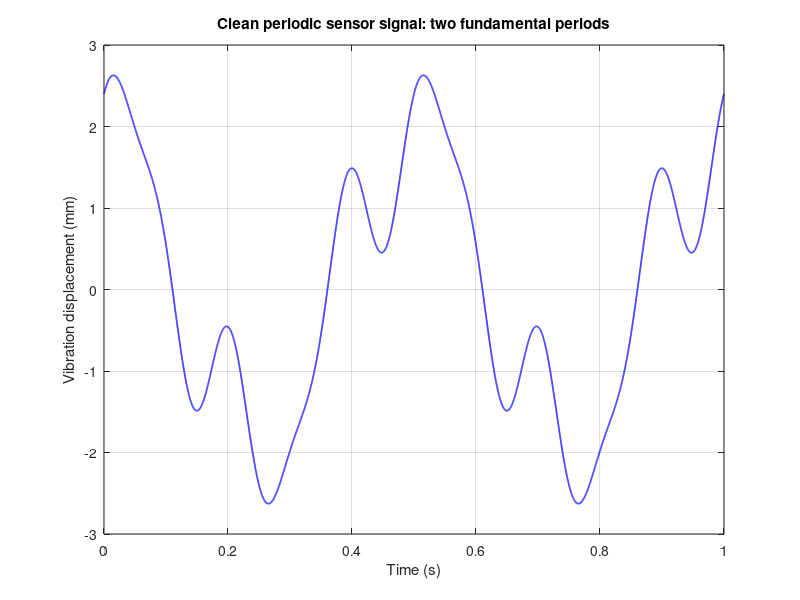

Reproduce this figure in MATLAB. (Note: this script raises an error after producing the figure.)
%% ROBO301: Robotic Sensor Signal Processing
% Scenario: a vibration sensor on a mobile robot; amplitude is in mm.
% All three sinusoidal components are useful sensor motion.
% The unwanted disturbance is additive white Gaussian noise.

clear;
close all;
clc;

%% SETUP: Parameters to change

% Signal and sampling

% 2*cos(4*pi*t)               Amplitude 2         Frequency 2
% 0.8*sin(12*pi*t)            Amplitude 0.8       Frequency 6
% 0.4*cos(20*pi*t)            Amplitude 0.4       Frequency 10

A        = [2, 0.8, 0.4];     % Component amplitudes (mm)
f        = [2, 6, 10];        % Frequencies (Hz): cosine, sine, cosine

Fs       = 500;               % Sampling frequency (Hz)
duration = 10;                % Record length (s)
FsAlias  = 15;                % Low sampling rate for aliasing (Hz)

% Noise
noiseStd   = 1;               % Noise standard deviation (mm)
randomSeed = 5;               % Repeat the same random experiment

%------------------------------------------------------------------------------------

% Filter candidates
windowLengths = [3, 5, 9, 15, 25];           % Moving-average windows
alphaValues   = [0.3, 0.5, 0.7, 0.85, 0.95]; % Recursive smoothing values

%------------------------------------------------------------------------------------

% Evaluation settings
testFreq           = [f, 30, 60, 100, 180]; % Include useful and higher frequencies
minimumGain        = 0.85;                % Our design target: preserve at least 85% of useful amplitude
transientTolerance = 1e-6;                % Threshold for settling
testDuration       = 8;                   % Test length after settling (s)
saveResults        = false;               % Export figures and CSV tables if true

%% SETUP: Check parameter choices
% assert checks whether a condition is true
assert(all(f > 0 & mod(f,1) == 0), 'Use positive integer frequencies.');
assert(numel(A) == 3 && numel(f) == 3, 'The signal uses three components.');
assert(numel(unique(f)) == 3, 'Use three distinct component frequencies.');

% We want to prevent aliasing ( happens when we sample too slowly) so a
% high frequency signal doesnt appear as lower frequency, here 20 Hz is our
% Nyquist rate, with 500 Hz as sampling.
assert(Fs > 2*max(f), 'Fs must exceed twice the highest signal frequency.');
assert(FsAlias < 2*max(f), 'Choose FsAlias below the Nyquist rate.');
assert(all(testFreq > 0 & testFreq < Fs/2), 'Test frequencies must be below Fs/2.');
assert(all(windowLengths >= 1 & mod(windowLengths,1) == 0), 'M must be a positive integer.');
assert(all(alphaValues > 0 & alphaValues < 1), 'Require 0 < alpha < 1.');


%% STAGE 1: Signal model and time-domain properties
% x(t) = 2*cos(4*pi*t) + 0.8*sin(12*pi*t) + 0.4*cos(20*pi*t)

% The greatest common divisor of 2,6,10 is 2 Hz, T0 = 1/f0 = 0.5 seconds
% So the complete signal repeats every 0.5 seconds

% f0 = gcd(2,6,10) = 2 Hz; T0 = 0.5 seconds.
f0           = gcd(gcd(f(1), f(2)), f(3));
T0           = 1/f0;

% Real, continuous-time, periodic, deterministic; neither even nor odd.
% It is a power signal: finite average power and infinite total energy.
% Its DC/mean is zero. Sum(A) is an amplitude bound, not its exact peak.

w0           = 2*pi*f0;
harmonics    = f/f0; % [1,3,5] are harmonics for 2,6,10 respectively


signalPower  = sum(A.^2)/2;     % Distinct harmonics are orthogonal

% Here we create the signal , @(t) defines a function whose input is time
% Each term creates one vibration using its amplitude and frequency
sensorSignal = ...
    @(t) A(1)*cos(2*pi*f(1)*t) + ...
    A(2)*sin(2*pi*f(2)*t)+ ...
    A(3)*cos(2*pi*f(3)*t);

% When we call for example sensorSignal(0), it calculates the signal at t=0
% x(0) = 2cos(0) + 0.8sin(0) + 0.4cos(0) = 2.4 mm, so our clean signal plot
% would start at 2.4 mm


%linspace creates equally spaced values, here T0=0.5, so tFine will contain
% 10,001 time values from 0 to 1 second
tFine = linspace(0, 2*T0, 10001); % Dense approximation of continuous time
%contains the signal's value at each of those times
xFine = sensorSignal(tFine);
% We use many points so the plotted curve looks smooth


%------------------------------------------------------------------------------------

% Outputs

fprintf('Fundamental frequency = %.2f Hz; period = %.3f s\n', f0, T0);
fprintf('Component amplitudes = %.2f, %.2f, %.2f mm\n', A);
fprintf('Amplitude bound = %.2f mm; dense-grid peak |x| = %.4f mm\n', ...
    sum(A), max(abs(xFine)));
fprintf('Mean = 0 mm; average squared amplitude = %.4f mm^2\n', signalPower);

figure('Name','A: Clean sensor signal');
plot(tFine, xFine, 'b', 'LineWidth', 1.2);
grid on;
xlabel('Time (s)');
ylabel('Vibration displacement (mm)');
title('Clean periodic sensor signal: two fundamental periods');

%% STAGE 2: Sampling and aliasing
fmax   = max(f);
Ts     = 1/Fs;

t      = (0:round(duration*Fs)-1)/Fs; % Equally spaced sampling times
x      = sensorSignal(t); % Evaluates the clean signal at those times

tAlias = 0:1/FsAlias:2*T0;
xAlias = sensorSignal(tAlias);
% Fold frequencies into [0, FsAlias/2].
aliasFreq     = abs(mod(f + FsAlias/2, FsAlias) - FsAlias/2);
samplingTable = table(f(:), aliasFreq(:), ...
    'VariableNames', {'Original_Hz','Apparent_Hz_at_low_Fs'});


%------------------------------------------------------------------------------------

% Figures & Output

fprintf('\nSampling: fmax = %.1f Hz; Nyquist rate = %.1f samples/s\n', fmax, 2*fmax);
fprintf('Chosen Fs = %.1f Hz; Ts = %.6f s\n', Fs, Ts);
disp(samplingTable);

figure('Name','C: Sampling and aliasing');

subplot(2,1,1);
plot(tFine, xFine, 'y');
hold on;
show = t <= 2*T0;
stem(t(show), x(show), 'b.', 'MarkerSize', 4);
grid on;
xlabel('Time (s)');
ylabel('Displacement (mm)');
title(sprintf('Valid sampling: Fs = %g Hz > 2 fmax', Fs));
legend('Clean continuous-time model','Samples');

subplot(2,1,2);
plot(tFine, xFine, 'y');
hold on;
stem(tAlias, xAlias, 'r', 'filled');
grid on;
xlabel('Time (s)');
ylabel('Displacement (mm)');
title(sprintf('Undersampling: Fs = %g Hz (see sampling table for aliases)', FsAlias));
legend('Clean continuous-time model','Undersampled values');

%------------------------------------------------------------------------------------

%% STAGE 3: Reproducible additive white Gaussian noise
% Now we need to add noise to simulate an imperfect sensor

% rng sets the random generator so every run produces the same noise,
% making the results reproducible
rng(randomSeed, 'twister');

% Creates one Gaussian random noise value for each sampling time.
% noiseStd = 1 sets the noise distribution standard deviation to 1 mm.
% The standard deviation of a finite generated record will differ slightly.
% If we increase it the fluctuations become larger
noise     = noiseStd*randn(size(t));

% Adds the noise to the clean signal, sample by sample
% xm[n] = x[n] + v[n], for example if a clean sample is 2.4 mm and its
% noise value is -0.3 mm , the measured sample becomes 2.1 mm
xMeasured = x + noise; % Noisy signal

%------------------------------------------------------------------------------------

% Figures

figure('Name','B: Noise and noisy measurement');

subplot(3,1,1);
plot(t, x, 'y');
grid on;
xlabel('Time (s)');
ylabel('Displacement (mm)');
title('Clean sampled signal');

subplot(3,1,2);
plot(t, noise, 'r');
grid on;
xlabel('Time (s)');
ylabel('Displacement (mm)');
title('Generated AWGN');

subplot(3,1,3);
plot(t, xMeasured, 'b');
grid on;
xlabel('Time (s)');
ylabel('Displacement (mm)');
title('Measured signal = clean signal + noise');

%% STAGE 4: Analytical and numerical CTFS

% x(t) = sum_k Ck*exp(j*k*w0*t)
% A*cos(m*w0*t): C_m = C_-m = A/2.
% A*sin(m*w0*t): C_m = A/(2j), C_-m = -A/(2j).
% Defaults: C(+/-1)=1, C(3)=-0.4j, C(-3)=+0.4j,
% C(+/-5)=0.2; all other coefficients (including C0) are zero.

% contains the harmonic numbers where we store the Fourier series coefficients
% since harmonics = [1,3,5] this gives k = [-7, -6, -5, ..., 0, ..., 5, 6, 7];
k           = -(max(harmonics)+2):(max(harmonics)+2);

% Each harmonic corresponds to frequency kf0. For example k=3 means 3(2) = 6Hz
cAnalytical = complex(zeros(size(k)));

% Creates storage for these coefficients.
% size(k) gets the dimension of k
% zeros() creates an equally sized array of zeros.
% complex() prepares it to hold complex numbers, such as 0.4j

% Assign the coefficients for the first cosine
% harmonics(1) = 1 and A(1) = 2, k selects the position corresponding to
% the harmonic
cAnalytical(k == harmonics(1)) = A(1)/2;    % Positive harmonic cAnalytical(k == 1) = 1
cAnalytical(k == -harmonics(1)) = A(1)/2;   % Negative harmonic cAnalytical(k == -1) = 1

% This cosine has no phase shift, so its coefficients are real.


% 1i is MATLAB's imaginary unit.
% The sine coefficients have magnitude 0.4 and opposite phases.
% Second component: sine at harmonic 3
cAnalytical(k == harmonics(2)) = cAnalytical(k == harmonics(2)) + A(2)/(2*1i);
cAnalytical(k == -harmonics(2)) = cAnalytical(k == -harmonics(2)) - A(2)/(2*1i);

% Third component: cosine at harmonic 5
cAnalytical(k == harmonics(3)) = cAnalytical(k == harmonics(3)) + A(3)/2;
cAnalytical(k == -harmonics(3)) = cAnalytical(k == -harmonics(3)) + A(3)/2;

% Prepare time values and storage
tPeriod    = linspace(0, T0, 10001); %contains 10,001 points over one period, from 0 to 0.5 s.
cNumerical = complex(zeros(size(k))); % stores the coefficients MATLAB calculates.

%This repeats the integral for every harmonic:
for index = 1:numel(k)
    cNumerical(index) = trapz(tPeriod, ...
        sensorSignal(tPeriod).*exp(-1i*k(index)*w0*tPeriod))/T0;
end
%   sensorSignal(tPeriod) gives x(t)
%   exp(...) gives e^-jk\omega0t
%   .* multiplies their values point by point.
%   trapz approximates the integral using trapezoids.
%   /T0 divides by the period.

ctfsTable = table(k(:), (k(:)*f0), cAnalytical(:), cNumerical(:), ...
    abs(cAnalytical(:)-cNumerical(:)), 'VariableNames', ...
    {'Harmonic_k','Frequency_Hz','C_analytical','C_numerical','Absolute_error'});
disp(ctfsTable);
assert(max(abs(cAnalytical-cNumerical)) < 1e-8, 'CTFS verification failed.');


phaseC = angle(cAnalytical); % angle calculates each coefficient's phase in radians.
phaseC(abs(cAnalytical) < 1e-10) = NaN; % Zero coefficients have undefined phase

%------------------------------------------------------------------------------------

% Figures

figure('Name','D: CTFS spectra');

subplot(2,1,1);

% Draws the magnitude spectrum, plots the harmonic numbers on horizontal
% and coefficient magnitudes on vertical
stem(k, abs(cAnalytical), 'filled');

grid on;
xlabel('Harmonic index k');
ylabel('|C_k| (mm)');
title('CTFS magnitude spectrum');

subplot(2,1,2);

stem(k, phaseC, 'filled'); % plots phase versus harmonic number.

grid on;
xlabel('Harmonic index k');
ylabel('Phase (rad)');
title('CTFS phase: only nonzero coefficients');

%% STAGE 5: Compare filter parameters using the SAME noisy record
% MATLAB filter(b,a,input) uses zero initial conditions by default.
% Moving Average: y[n] = (1/M)*sum_{r=0}^{M-1} xMeasured[n-r]

% Recursive: y[n] = alpha*y[n-1] + (1-alpha)*xMeasured[n]

% Use one common evaluation interval, even during parameter investigation.


% We need to compare different M and alpha values,  both filters start with
% zero initial conditions so their first outputs include a startup transient
% (temporary adjustment before normal filtering behavior settles)


% These lines choose which samples to evaluate

% Allows enough settling time for all tested filters
% Here it excludes the first 270 samples/ 0.54 seconds
transientSamples = max(max(windowLengths)-1, ...
    ceil(log(transientTolerance)/log(max(alphaValues))));

% Checks that enough data remains after skipping the startup transient
assert(numel(t)-transientSamples >= Fs*T0, 'Increase duration: insufficient steady-state data.');
% numel(t) = 5000 total samples; transientSamples = 270 samples to skip
% Fs*T0 = 250 samples (one complete signal period )

% selects the sample positions to use
steadySamples    = (transientSamples+1):numel(t); %271:5000


errorMA          = zeros(size(windowLengths));
errorRecursive   = zeros(size(alphaValues));
minGainMA        = zeros(size(windowLengths));
minGainRecursive = zeros(size(alphaValues));

% Tests each moving average window length  ([3,5,9,15,25])

for index = 1:numel(windowLengths)
    trialM = windowLengths(index); % picks the window length to test

    yTrial = filter(ones(1,trialM)/trialM, 1, xMeasured); % Store its filtered output.

    errorMA(index) = std(yTrial(steadySamples)-x(steadySamples)); % Error standard deviation over the settled samples.

    % Calculate the moving-average filter's theoretical amplitude gain at
    % each useful frequency.

    % Gain = output amplitude/input amplitude
    % Gain  1 means amplitude is fully preserved,
    %       0.95 -> 95% is preserved
    %       0.5 means only 50% remains
    gains = zeros(size(f));
    for frequencyIndex = 1:numel(f)
        gains(frequencyIndex) = abs(mean(exp(-1i*2*pi*f(frequencyIndex)/Fs*(0:trialM-1))));
    end
    minGainMA(index) = min(gains); % Store the lowest gain among the three useful frequencies.
    % gain tells us how much of a frequency component's amplitude survives filtering
end


% tests each recursive smoothing value
% Follow the same process as the moving-average loop.
for index = 1:numel(alphaValues)
    trialAlpha = alphaValues(index);
    yTrial     = filter(1-trialAlpha, [1,-trialAlpha], xMeasured);
    errorRecursive(index) = std(yTrial(steadySamples)-x(steadySamples));
    gains = abs((1-trialAlpha)./(1-trialAlpha*exp(-1i*2*pi*f/Fs)));
    minGainRecursive(index) = min(gains);
end

maParameterTable = table(windowLengths(:), errorMA(:), minGainMA(:), ...
    'VariableNames', {'M','Error_std_mm','Minimum_useful_gain'});
recursiveParameterTable = table(alphaValues(:), errorRecursive(:), minGainRecursive(:), ...
    'VariableNames', {'Alpha','Error_std_mm','Minimum_useful_gain'});
disp(maParameterTable);
disp(recursiveParameterTable);

%% STAGE 5 (continued): Choose and apply the filters
% Choose the lowest error while preserving the required useful amplitude.

% Selects the best eligible settings
% minimumGain = 0.85

scoreMA = errorMA;
scoreMA(minGainMA < minimumGain) = Inf;

scoreRecursive = errorRecursive;
scoreRecursive(minGainRecursive < minimumGain) = Inf;

assert(any(isfinite(scoreMA)) && any(isfinite(scoreRecursive)), ...
    'No feasible candidate: add smaller M/alpha values or revise the gain target.');

% Any candidate that preserves less than 85% gets a score of infinity, so it
% will not be selected as the smallest score.
% ~ ignores the score itself
[~, bestMA] = min(scoreMA);
[~, bestRecursive] = min(scoreRecursive);

% For the current settings and noise realization: M = 9, alpha = 0.7.
M          = windowLengths(bestMA);
alpha      = alphaValues(bestRecursive);

% Apply selected filters to the noisy signal
bMA        = ones(1,M)/M; % create M equal weights
yMA        = filter(bMA, 1, xMeasured); % Apply those weights to the noisy measurements.
% With the selected alpha = 0.7: 70% previous output, 30% current measurement.
yRecursive = filter(1-alpha, [1,-alpha], xMeasured);
% y[n] - alpha y[n-1]=(1-alpha)xm[n]
% For alpha = 0.7, combine 70% of the previous filtered output
% with 30% of the current noisy measurement.
% The higher alpha, the stronger smoothing, but with slower response


fprintf('\nSelected M = %g; alpha = %.2f; common discarded samples = %d\n', ...
    M, alpha, transientSamples);

%------------------------------------------------------------------------------------

% Figures
figure('Name','Parameter investigation');

subplot(2,1,1);
plot(windowLengths, errorMA, '-o');
grid on;
xlabel('Window length M (samples)');
ylabel('Error std (mm)');
title('Moving-average parameter investigation');

subplot(2,1,2);
plot(alphaValues, errorRecursive, '-o');
grid on;
xlabel('Smoothing parameter alpha');
ylabel('Error std (mm)');
title('Recursive parameter investigation');

%------------------------------------------------------------------------------------

%% STAGE 6: LTI, impulse response, and measured amplitude ratios
% Both fixed-parameter filters are causal, stable LTI systems.
% y[n] = xMeasured[n] * h[n], where * denotes convolution.
% hMA[n] = 1/M for 0<=n<M, and 0 otherwise.
% hRecursive[n] = (1-alpha)*alpha^n*u[n].
% HMA(e^jw) = (1/M)*sum_{r=0}^{M-1} exp(-j*w*r)
% HRecursive(e^jw) = (1-alpha)/(1-alpha*exp(-j*w)).

% Check how filter respond to different frequencies
% We treat each filter as an LTI system:

% Linear: scaling or adding inputs scales or adds their outputs
% Time invariant: delaying the input delays the output by the same amount

% impulse = [1,0,0,0...]

nImpulse   = 0:max(M, ceil(log(1e-3)/log(alpha)));

hMA        = double(nImpulse < M)/M; % [1/9, 1/9, 1/9, 1/9, 1/9, 1/9, 1/9, 1/9, 1/9, 0, ...];
hRecursive = (1-alpha)*alpha.^nImpulse;

%------------------------------------------------------------------------------------
%Figures

figure('Name','E: Impulse responses');

subplot(2,1,1);
stem(nImpulse, hMA, 'filled');
grid on;
xlabel('Sample n');
ylabel('h_{MA}[n] (dimensionless)');
title(sprintf('Moving average, M = %g',M));

subplot(2,1,2);
stem(nImpulse, hRecursive, 'filled');
grid on;
xlabel('Sample n');
ylabel('h_R[n] (dimensionless)');
title(sprintf('Recursive smoothing, alpha = %.2f',alpha));

%% STAGE 6 (continued): Test one frequency at a time
% Use a unit-amplitude sinusoid with no added noise.
% Measure amplitude by fitting a sine and cosine to the settled output:
%     output = c*cos(2*pi*f*t) + s*sin(2*pi*f*t) + DC
%     amplitude = sqrt(c^2 + s^2)
% This accounts for phase delay and avoids missing peaks between samples.
tTest           = (0:(transientSamples+round(testDuration*Fs)-1))/Fs;
testKeep        = (transientSamples+1):numel(tTest);
ratioMA         = zeros(size(testFreq));
ratioRecursive  = ratioMA;
theoryMA        = ratioMA;
theoryRecursive = ratioMA;

% We measure input and output amplitudes after startup,
% then divide them to determine how strongly each frequency is preserved or attenuated.
for index = 1:numel(testFreq)


    % Generate and filter one test signal.
    w             = 2*pi*testFreq(index)/Fs;

    testInput     = cos(2*pi*testFreq(index)*tTest);

    testMA        = filter(bMA, 1, testInput);

    testRecursive = filter(1-alpha, [1,-alpha], testInput);

    % Keep settled samples and fit the input and output waveforms.
    timeFit       = tTest(testKeep).';  %testKeep selects samples after startup
    fitMatrix     = [cos(2*pi*testFreq(index)*timeFit), ...
        sin(2*pi*testFreq(index)*timeFit), ones(numel(timeFit),1)]; %contains a cosine, a sine, and a constant
    % we fit the settled output to
    % y(t) = ccos(2pi f t) + ssin (2pi f t ) + d
    % Using both sine and cosine lets us measure the amplitude even when the filter introduces phase delay.
    inputFit       = fitMatrix\testInput(testKeep).';
    maFit          = fitMatrix\testMA(testKeep).';
    recursiveFit   = fitMatrix\testRecursive(testKeep).';

     % Calculate the amplitude.
    inputAmplitude = hypot(inputFit(1), inputFit(2));

    % Compare measured amplitude ratios with the theoretical responses.

    ratioMA(index) = hypot(maFit(1),maFit(2))/inputAmplitude;


    ratioRecursive(index) = hypot(recursiveFit(1),recursiveFit(2))/inputAmplitude;

    % calculates the expected amplitude ratios from theory
    theoryMA(index) = abs(sum(bMA.*exp(-1i*w*(0:M-1))));
    theoryRecursive(index) = abs((1-alpha)/(1-alpha*exp(-1i*w)));


end

responseTable = table(testFreq(:), ratioMA(:), theoryMA(:), ...
    ratioRecursive(:), theoryRecursive(:), 'VariableNames', ...
    {'Frequency_Hz','MA_measured','MA_theory','Recursive_measured','Recursive_theory'});
disp(responseTable);

%This checks that the largest difference is below 0.00001. A similar check is performed for the recursive filter.
assert(max(abs(ratioMA-theoryMA)) < 1e-5, 'MA amplitude check failed.');
assert(max(abs(ratioRecursive-theoryRecursive)) < 1e-5, 'Recursive amplitude check failed.');

figure('Name','F: Measured amplitude ratios');
plot(testFreq, ratioMA, '-o', testFreq, ratioRecursive, '-s', 'LineWidth',1.2);
grid on;
xlabel('Test frequency (Hz)');
ylabel('Output / input amplitude (dimensionless)');
title('Separate noise-free sinusoidal tests after transients');
legend('Moving average','Recursive smoothing');
% MA has a sinc-like response with zeros and sidelobes; attenuation need
% not increase monotonically with frequency. Recursive magnitude decreases.

%% STAGE 7: Time-domain and numerical performance comparison

% Compare each signal with the clean reference x.
% Use the same settled samples for all three signals.
% Do not shift the outputs to remove delay: delay counts as distortion.
errors = [xMeasured(steadySamples)-x(steadySamples); ...
          yMA(steadySamples)-x(steadySamples); ...
          yRecursive(steadySamples)-x(steadySamples)];

% Calculate one error standard deviation for each row.
% This measures error variation; a constant bias is not detected by std.
% Also inspect the filtered outputs against the clean-reference plots.
% 0 = default sample standard deviation; 2 = calculate across columns.
errorStd = std(errors, 0, 2);


%% Measure noise reduction separately

% Filter only the known noise to measure how much noise survives.
% Unlike total error, this does not include distortion of useful motion.
noiseMA        = filter(bMA, 1, noise);
noiseRecursive = filter(1-alpha, [1, -alpha], noise);

% Store the noise standard deviation before and after filtering.
% Row order: original noise, moving average, recursive smoothing.
outputNoiseStd = [std(noise(steadySamples)); ...
                  std(noiseMA(steadySamples)); ...
                  std(noiseRecursive(steadySamples))];

% Percentage reduction relative to the original noise standard deviation.
% Example: reducing the standard deviation from 1 to 0.4 gives 60%.
noiseReductionPct = 100*(1-outputNoiseStd/outputNoiseStd(1));

% Labels for the table and bar chart, in the same row order.
Method = {'Noisy input'; 'Moving average'; 'Recursive smoothing'};


%% Display the numerical comparison table

% Include error, remaining noise, noise reduction, and useful-signal gain.
% The first three test frequencies are the useful frequencies: 2, 6, 10 Hz.
% min(...) selects the lowest gain among those three frequencies.
% The unfiltered input has gain 1 because no filter has been applied.
comparisonTable = table( ...
    Method, errorStd, outputNoiseStd, noiseReductionPct, ...
    [1; min(ratioMA(1:3)); min(ratioRecursive(1:3))], ...
    'VariableNames', {'Method', 'Error_std_mm', 'Noise_only_std_mm', ...
                     'Noise_std_reduction_percent', 'Minimum_useful_gain'});

% Print the table in the Command Window.
disp(comparisonTable);


%% Plot the signals over the full recording

figure('Name', 'G: Sensor output comparison');

% Create the upper plot in a layout with two rows and one column.
subplot(2, 1, 1);

% Draw the noisy measurement in light grey.
plot(t, xMeasured, 'Color', [0.8, 0.8, 0.8]);

% Keep the existing curve when adding the other signals.
hold on;

% Overlay the clean reference and both filtered outputs.
% k = black, b = blue, r = red.
plot(t, x, 'y', t, yMA, 'b', t, yRecursive, 'r');

grid on;
xlabel('Time (s)');
ylabel('Displacement (mm)');
title('Complete record, including startup');
legend('Noisy input', 'Clean reference', ...
       'Moving average', 'Recursive smoothing');


%% Zoom in on the settled outputs

% Create the lower plot.
subplot(2, 1, 2);

% Plot the reference and filtered signals with slightly thicker lines.
plot(t, x, 'y', t, yMA, 'b', t, yRecursive, 'r', 'LineWidth', 1.1);

grid on;

% Show two signal periods, starting after the excluded startup samples.
% min(..., t(end)) prevents the view from extending past the recording.
% xlim only changes the displayed interval; it does not change the data.
xlim([t(transientSamples+1), ...
      min(t(transientSamples+1)+2*T0, t(end))]);

xlabel('Time (s)');
ylabel('Displacement (mm)');
title('Steady-state detail: smoothing, attenuation, and delay');
legend('Clean reference', 'Moving average', 'Recursive smoothing');


%% Plot the error standard deviations

figure('Name', 'I: Error comparison');

% Draw one bar for each signal. Lower bars mean less error variation.
bar(errorStd);

grid on;

% Place the method names below the three bars.
set(gca, 'XTick', 1:3, 'XTickLabel', Method);

ylabel('Error standard deviation (mm)');
title('Common interval, initial transients excluded');


%% STAGE 8: Evidence-based engineering recommendation

% Both selected filters already meet our chosen design requirement to preserve
% at least 85% of the amplitude at every useful frequency.
%
% Now compare their error standard deviations:
% errorStd(1) = noisy input
% errorStd(2) = moving-average output
% errorStd(3) = recursive output

% Choose the filter with the smaller error standard deviation.
% If the values are equal, this rule selects the moving average.
if errorStd(2) <= errorStd(3)
    preferredFilter = 'Moving average';
else
    preferredFilter = 'Recursive smoothing';
end

% Display the recommendation for this signal and the tested settings.
% This does not mean the chosen filter is best for every application.
fprintf('\nPreferred filter for this record and tested candidates: %s\n', ...
    preferredFilter);

% Convert the amplitude-preservation target to a percentage.
fprintf('Both selected filters meet the %.0f%% useful-amplitude target.\n', ...
    100*minimumGain);

% Display the numerical evidence supporting the decision.
fprintf('MA error std = %.4f mm; recursive error std = %.4f mm.\n', ...
    errorStd(2), errorStd(3));

% Error standard deviation alone does not describe every filter effect.
% Also inspect amplitude preservation, visible distortion, and delay.
fprintf('Use the response table and time-domain plots to discuss distortion.\n');

% A causal moving average introduces a delay of (M-1)/2 samples.
% Divide by Fs to convert the delay from samples to seconds.
% For M = 9 and Fs = 500: delay = 4 samples = 0.008 seconds.
fprintf('MA: finite memory, linear phase, delay = %.1f samples (%.4f s).\n', ...
    (M-1)/2, (M-1)/(2*Fs));

% Recursive smoothing needs only the previous output as its stored state.
% Its phase delay depends on frequency.
fprintf(['Recursive: one previous output, constant work per sample, ' ...
         'frequency-dependent delay.\n']);

% The direct moving-average implementation uses M coefficients.
% A running-sum implementation can reduce the work needed per sample.
fprintf(['The built-in MA uses an FIR of length M; ' ...
         'a running-sum MA can also use constant work.\n']);

% State the main engineering trade-off.
fprintf(['Stronger smoothing removes more noise ' ...
         'but can distort useful motion.\n']);

% State the limitation: results are based on one fixed noise realization.
fprintf(['Selection uses one seeded record; ' ...
         'other noise records can change the ranking.\n']);

%% EXPORT: Save figures and tables (optional)
% Set saveResults = true in SETUP to enable this section.
if saveResults
    scriptFolder = fileparts(mfilename('fullpath'));
    outputFolder = fullfile(scriptFolder, 'project_results');
    if ~exist(outputFolder, 'dir')
        mkdir(outputFolder);
    end
    writetable(samplingTable, fullfile(outputFolder,'sampling.csv'));
    writetable(ctfsTable, fullfile(outputFolder,'ctfs.csv'));
    writetable(maParameterTable, fullfile(outputFolder,'ma_parameters.csv'));
    writetable(recursiveParameterTable, fullfile(outputFolder,'recursive_parameters.csv'));
    writetable(responseTable, fullfile(outputFolder,'amplitude_ratios.csv'));
    writetable(comparisonTable, fullfile(outputFolder,'filter_comparison.csv'));
    figures = findall(0,'Type','figure');
    for index = 1:numel(figures)
        saveas(figures(index), fullfile(outputFolder,sprintf('Figure_%02d.png',figures(index).Number)));
    end
    fprintf('Figures and CSV tables saved in: %s\n', outputFolder);
end
